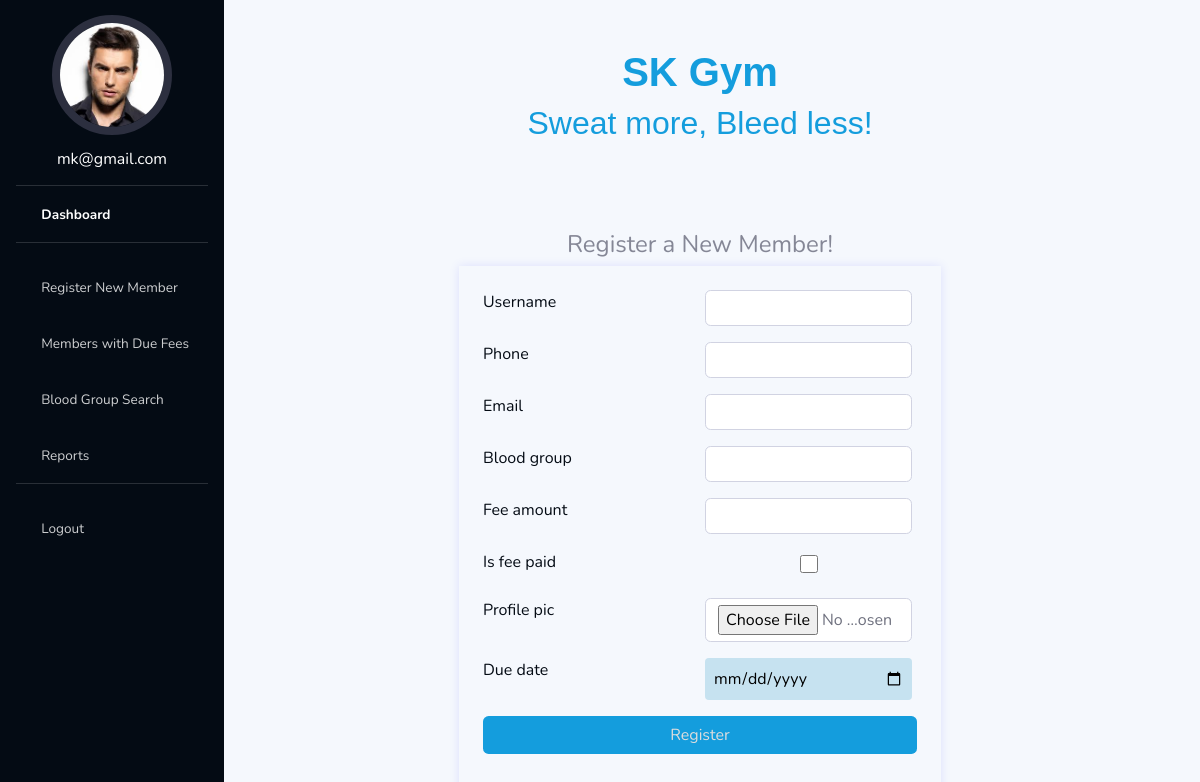
Page /registernewuser/ (signed in) on the committed database.
### myauth/models.py (models this page shows, shortened)
class User(AbstractUser):
    username=models.CharField(max_length=50, null=True, blank=True)
    phone=models.CharField(max_length=50, null=True, blank=True)
    email=models.EmailField(unique=True)
    profile_pic=models.ImageField(null=True, blank=True, default='unknown_profile_pic.jpg')
    blood_group=models.CharField(max_length=10, null=True, blank=True)
    due_date=models.DateField(null=True, blank=True)
    created=models.DateField(auto_now_add=True)
    updated=models.DateField(auto_now=True)
    fee_paid_date=models.DateField(null=True, blank=True)
    fee_amount=models.CharField(max_length=10, null=True, blank=True)
    is_active=models.BooleanField(default=False)
    is_fee_paid=models.BooleanField(default=False)
    is_staff=models.BooleanField(default=False)
    added_by = models.ForeignKey('self', on_delete=models.CASCADE, null=True, blank=True, related_name='Member_added_by')
    USERNAME_FIELD='email'
    REQUIRED_FIELDS=[]
    objects = CustomUserManager()

### myauth/views.py (the view)
# urls.py: path('registernewuser/', registerNewUser, name="registerNewUser"),
@login_required(login_url="loginPage")
def registerNewUser(request):
    error = None
    if request.method == 'POST':
        form = MemberForm(request.POST, request.FILES)
        print('before valid stage ')
        if form.is_valid():
            print('inside valid stage ')
            user = form.save(commit=False)
            print('User Due Date',user.due_date)
            email = user.email.lower()
            newUser = User.objects.create_user(email=email, password=None)
            newUser.username = user.username
            newUser.phone = user.phone
            today = datetime.now()
            is_fee_paid = user.is_fee_paid
            profile_picture = request.FILES.get('profile_pic')
            try:
                if profile_picture:
                    newUser.profile_pic = profile_picture
                if user.fee_amount:
                    newUser.fee_amount = user.fee_amount
                else:
                    newUser.fee_amount = 0.0
                due_date = user.due_date
                newUser.due_date = due_date
                if is_fee_paid:
                    newUser.is_fee_paid = True
                    newUser.is_active=True
                    newUser.fee_paid_date = today
                    revenue = Revenue(user=newUser, fee_amount=newUser.fee_amount, submission_date=today, marked_paid_by = request.user)
                    revenue.save()
                if user.blood_group:
                    newUser.blood_group=user.blood_group
                else:
                    newUser.blood_group=""
                newUser.added_by = request.user
                newUser.save()
                if newUser is not None:
                    return redirect('home')
            except Exception as e:
                messages.error(request, "An error occurred during registration: {}".format(str(e)))
        else:
            error = 'User already Exist'
            messages.error(request, "An error occurred during registration..")
    else:
        form = MemberForm()
    context = {'form': form, 'error':error}
    return render(request, 'myauth/registerNewUser.html', context)

### myauth/forms.py
class MemberForm (forms.ModelForm):
    due_date = forms.DateField(widget=forms.DateInput(attrs={'type': 'date'}), required=True)
    class Meta:
        model=User
        fields=['username', 'phone', 'email', 'blood_group', 'fee_amount','is_fee_paid', 'profile_pic', 'due_date']

### myauth/templates/myauth/registerNewUser.html (shortened to what this page needs)
{% extends 'main.html' %}
{% load static %}
{% block content %}
<main class="container pl-0 position-relative">
  {% include 'myauth/hero.html' %}
<br>
<br>
<h4 class="register-heading text-center">Register a New Member!</h4>
<div class="row text-center justify-content-center">
            <form method="POST" action="" enctype="multipart/form-data" class="my-form p-4 mb-3" style="box-shadow: 0 0 10px rgba(0, 0, 255, 0.1);">
              {% for field in form %}
              <div class="form-row form-row-register mx-0">
                <div class="">
                    <div class="form-group">
                        <label for="room_name" class="form-label">{{field.label}}</label>
                    </div>
                </div>
                <div class="col-md-6">
                    <div class="form-group">
                        <div class="form-control-user">
                              {{ field }}
                        </div>
                    </div>
                </div>
            </div>
              {% endfor %}
              <div class="form-group">
                  <input class="btn register-btn btn-block" type="submit" name="register" value="Register" />
              </div>
          </form>
        </div>
    </div>
{% endblock %}

### templates/navbar.html (shortened to what this page needs)
{% load static %}
<ul
  class="navbar-nav bg-gradient-primary sidebar sidebar-dark accordion"
  id="accordionSidebar"
>
  <div class="profile mb-2">
    {% if request.user.profile_pic %}
    <img src="{{ request.user.profile_pic.url }}" alt="" class="img-fluid rounded-circle">
    {% else %}
    <img src="{% static 'images/unknown_profile_pic.jpg' %}" alt="" class="img-fluid rounded-circle">
    {% endif %}
    <h6 class="text-white text-center"><a href="{% url 'home' %}" class="text-white">{{request.user.email}}</a></h6>
  </div>
  <hr class="sidebar-divider my-0" />
  <li class="nav-item active">
    <a class="nav-link" href="{% url 'home' %}">
      <i class="fas fa-fw fa-tachometer-alt"></i>
      <span>Dashboard</span></a
    >
  </li>
  <hr class="sidebar-divider" />
  <li class="nav-item">
    <a class="nav-link" href="{% url 'registerNewUser' %}">
      <i class="fas fa-fw fa-edit"></i>
      <span>Register New Member</span></a
    >
  </li>
  <li class="nav-item">
    <a class="nav-link" href="{% url 'dueMembers' %}">
      <i class="fas fa-fw fa-edit"></i>
      <span>Members with Due Fees</span></a
    >
  </li>
  <li class="nav-item">
    <a class="nav-link" href="{% url 'bloodGroup' %}">
      <i class="fas fa-fw fa-edit"></i>
      <span>Blood Group Search</span></a
    >
  </li>
  <li class="nav-item">
    <a class="nav-link" href="{% url 'reports' %}">
      <i class="fas fa-fw fa-tablet"></i>
      <span>Reports</span></a
    >
  </li>
  <hr class="sidebar-divider" />
  <li class="nav-item">
    <a class="nav-link" href="{% url 'logoutPage' %}">
      <i class="fas fa-fw fa-circle"></i>
      <span>Logout</span></a
    >
  </li>
</ul>

### static/css/styles.css (style rules this page uses)
.container { max-width: 100% !important; }
.form-control { height: 100% !important; }
label { color: #040b14; }
input[type="date"] { background-color: rgb(198 226 240); color: black; border: none; padding: 8px; border-radius: 4px; width: 100%; }
.form-row-register { justify-content: space-between; }
#accordionSidebar { position: fixed; background: #040b14; }
main { background: #f5f8fd; margin-left: 14rem !important; }
.register-btn { background-color: #149ddd !important; color: #ddd !important; }
.form-control-checkbox { display: inline-block; width: 18px; height: 18px; padding: 0; margin: 0; vertical-align: middle; background-color: #fff; border: 1px solid #ced4da; border-radius: 0.25rem; transition: border-color 0.15s ease-in-out, box-shadow 0.15s ease-in-out; }

### templates/navbar.html (style rules this page uses)
.profile img { margin: 15px auto; display: block; width: 120px; border: 8px solid #2c2f3f; object-fit: cover; }
.img-fluid { max-width: 100%; height: 120px; }

### rows in the picture
User: user.profile_pic (picture), user.email "mk@gmail.com"

### other values in the picture
{{ field.label }} "Username" "Phone" "Email" "Blood group" "Fee amount" "Is fee paid" "Profile pic" "Due date"
